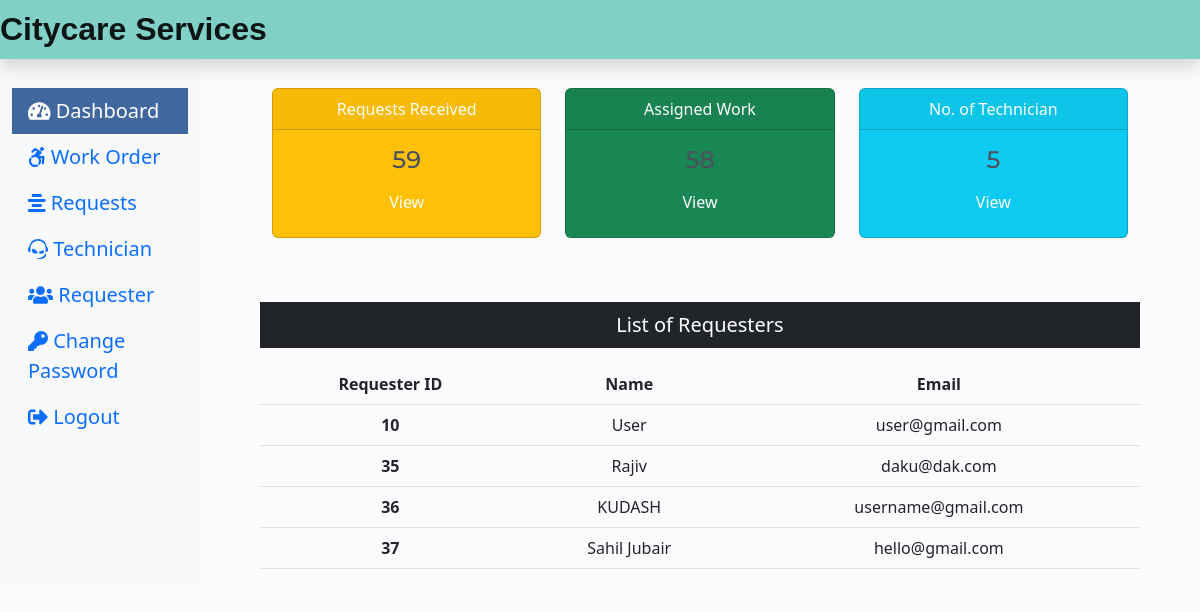
The app's page /Admin/dashboard.php (signed in) with its own data.
### tables this page shows
CREATE TABLE `requesterlogin_tb` (
  `r_login_id` int(11) NOT NULL,
  `r_name` varchar(60) NOT NULL,
  `r_email` varchar(60) NOT NULL,
  `r_password` varchar(60) NOT NULL
);

### Admin/dashboard.php (the view, shortened to what this page needs)
<?php
include('includes/header.php');
include('../config.php');
 $sql = "SELECT max(request_id) FROM submitrequest_tb";
 $result = $conn->query($sql);
 $row = mysqli_fetch_row($result);
 $submitrequest = $row[0];
 $sql = "SELECT * FROM technician_tb";
 $result = $conn->query($sql);
 $totaltech = $result->num_rows;
?>
<div class="col-sm-9 col-md-10">
  <div class="row mx-5 text-center">
    <div class="col-sm-4 mt-5">
      <div class="card text-white bg-warning mb-3" style="max-width: 18rem;">
        <div class="card-header">Requests Received</div>
        <div class="card-body">
          <h4 class="card-title">
            <?php echo $submitrequest; ?>
          </h4>
          <a class="btn text-white" href="request.php">View</a>
        </div>
      </div>
    </div>
    <div class="col-sm-4 mt-5">
      <div class="card text-white bg-success mb-3" style="max-width: 18rem;">
        <div class="card-header">Assigned Work</div>
        <div class="card-body">
          <h4 class="card-title">
          </h4>
          <a class="btn text-white" href="work.php">View</a>
        </div>
      </div>
    </div>
    <div class="col-sm-4 mt-5">
      <div class="card text-white bg-info mb-3" style="max-width: 18rem;">
        <div class="card-header">No. of Technician</div>
        <div class="card-body">
          <h4 class="card-title">
            <?php echo $totaltech; ?>
          </h4>
          <a class="btn text-white" href="technician.php">View</a>
        </div>
      </div>
    </div>
  </div>
  <div class="mx-5 mt-5 text-center">
    <p class=" bg-dark text-white p-2">List of Requesters</p>
    <?php
    $sql = "SELECT * FROM requesterlogin_tb";
    $result = $conn->query($sql);
    if($result->num_rows > 0){
 echo '<table class="table">
  <thead>
   <tr>
    <th scope="col">Requester ID</th>
    <th scope="col">Name</th>
    <th scope="col">Email</th>
   </tr>
  </thead>
  <tbody>';
  while($row = $result->fetch_assoc()){
   echo '<tr>';
    echo '<th scope="row">'.$row["r_login_id"].'</th>';
    echo '<td>'. $row["r_name"].'</td>';
    echo '<td>'.$row["r_email"].'</td>';
  }
 echo '</tbody>
 </table>';
} else {
  echo "0 Result";
}
?>
  </div>
</div>
</div>
</div>
<?php
include('includes/footer.php');
?>

### css/listing.css (style rules this page uses)
:root { --white-color: #ffffff; --primary-color: #13547a; --secondary-color: #80d0c7; --section-bg-color: #f0f8ff; --custom-btn-bg-color: #80d0c7; --custom-btn-bg-hover-color: #13547a; --dark-color: #000000; --p-color: #717275; --border-color: #7fffd4; --link-hover-color: #13547a; --body-font-family: 'Open Sans', sans-serif; --title-font-family: 'Montserrat', sans-serif; --h1-font-size: 58px; --h2-font-size: 46px; --h3-font-size: 32px; --h4-font-size: 28px; --h5-font-size: 24px; --h6-font-size: 22px; --p-font-size: 20px; --menu-font-size: 14px; --btn-font-size: 18px; --copyright-font-size: 16px; --border-radius-large: 100px; --border-radius-medium: 20px; --border-radius-small: 10px; --font-weight-normal: 400; --font-weight-medium: 500; --font-weight-semibold: 600; --font-weight-bold: 700; }
body { background-color: var(--white-color); font-family: var(--body-font-family); }
h2, h3, h4, h5, h6 { color: var(--dark-color); }
h1, h2, h3, h4, h5, h6 { font-family: var(--title-font-family); font-weight: var(--font-weight-semibold); }
h4 { font-size: var(--h4-font-size); }
p { color: var(--p-color); font-size: var(--p-font-size); font-weight: var(--font-weight-normal); }
a, button { touch-action: manipulation; transition: all 0.3s; }
a { display: inline-block; color: var(--primary-color); text-decoration: none; }
body { background: #fbfbfd; }
h1, h2, h3, h4, h5, h6 { color: #4b505e; }

### css/custom.css (style rules this page uses)
a { color: black; }
body { background: #fbfbfd; }
h1, h2, h3, h4, h5, h6 { color: #4b505e; }

### records on screen
requesterlogin_tb: r_login_id "10", r_name "User", r_email "user@gmail.com"
requesterlogin_tb: r_login_id "35", r_name "Rajiv", r_email "daku@dak.com"
requesterlogin_tb: r_login_id "36", r_name "KUDASH", r_email "username@gmail.com"
requesterlogin_tb: r_login_id "37", r_name "Sahil Jubair", r_email "hello@gmail.com"

### other values on screen
$submitrequest "59"
$totaltech "5"
